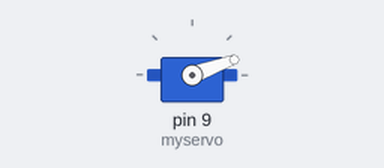
A sketch run on a simulated Arduino Uno, built with avr-gcc and run on an emulated ATmega328P. Shown: servo.

Above: at 0.05 s.
Timing chart, 0 to 3.0 s (numbered marks = the images above):
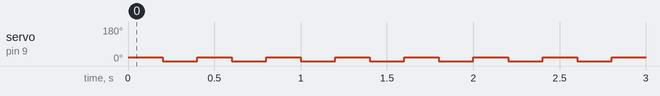

The sketch:

stackPlayer.ino
```cpp
// Including a library
#include <Servo.h>

// Instancing the library object
Servo myservo;

int rotate = 20;

void setup() {
  myservo.attach(9);  // attaches the servo on pin 9 to the servo object
}

void loop() {
  myservo.write(rotate);
  delay(200);

  myservo.write(-rotate);
  delay(200);

}
```

Measured:
- by itself, servo on pin 9 (myservo): alternates 20° for 0.20 s and 0° for 0.20 s
